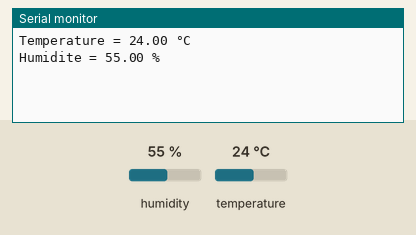
Recording of a sketch running on a simulated Arduino Uno, built with avr-gcc and run on an emulated ATmega328P. Parts: the last lines printed to the serial monitor. Inputs (shaded band) come from the test bench; at power-on: humidity 55 %, temperature 24 °C.

Above: at 3.2 s.
3.3 s: humidity set to 22 %
10.8 s: temperature set to 12 °C
At 13.1 s:
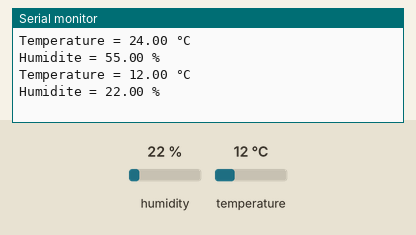
18.3 s: humidity set to 40 %
At 22.7 s:
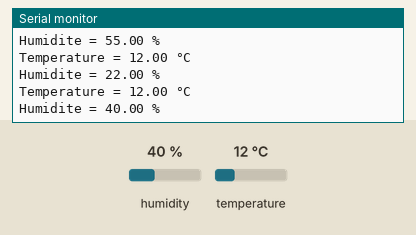

Measured:
- after the input at 10.8 s, the serial monitor: prints a new line after 1.2 s (image 1)
- after the input at 18.3 s, the serial monitor: prints a new line after 3.8 s (image 2)

The sketch:

TemperatureDHT11.ino
```cpp
// Capteur de temperature et d'humidite DHT11
// https://tutoduino.fr/
// Copyleft 2020

#include "DHT.h"

// Definit la broche de l'Arduino sur laquelle la
// broche DATA du capteur est reliee
#define DHTPIN 2

// Definit le type de capteur utilise
#define DHTTYPE DHT11

// Declare un objet de type DHT
// Il faut passer en parametre du constructeur
// de l'objet la broche et le type de capteur
DHT dht(DHTPIN, DHTTYPE);

void setup() {
  delay(2000);

  Serial.begin(9600);

  // Initialise la capteur DHT11
  dht.begin();
}

void loop() {
  // Recupere la temperature et l'humidite du capteur et l'affiche
  // sur le moniteur serie
  Serial.println("Temperature = " + String(dht.readTemperature())+" °C");
  Serial.println("Humidite = " + String(dht.readHumidity())+" %");

  // Attend 10 secondes avant de reboucler
  delay(10000);
}
```
